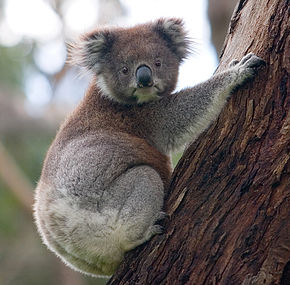
#> input picture demos/images/koala.jpg, 290 x 285 px
$ python images.py
#> lines starting #> are read from the running program, lines starting #| are printed output that depends on the picture
# -*- coding: utf-8 -*-
"""
Un peu de traitement d'images

@author: lcharleux
"""
import numpy as np
import matplotlib.pyplot as plt
import PIL
from matplotlib import cm

# path = "/home/lcharleux/Documents/Enseignement/Formations_Organisees/2016-01_Python_SISEO/demos/images/koala.jpg" # Chemin absolu
path = "images/koala.jpg" # Chemin relatif
im = PIL.Image.open(path)
#> im is the input picture: PIL image 290x285 RGB; mean R, G, B 115.7, 108.7, 105.8
R, G, B = im.split() # R = rouge, G = vert, B = bleu
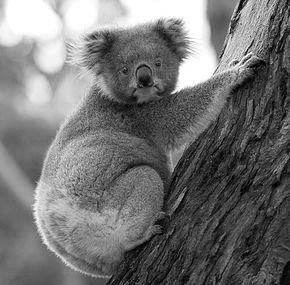
#> R: PIL image 290x285 L; min 0, max 255, mean 115.7
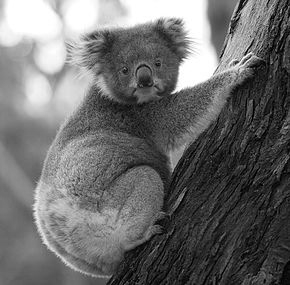
#> G: PIL image 290x285 L; min 0, max 255, mean 108.7
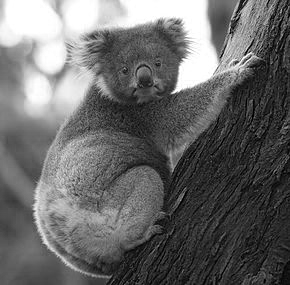
#> B: PIL image 290x285 L; min 0, max 255, mean 105.8
R = np.asarray(R, dtype = np.uint8)
G = np.asarray(G, dtype = np.uint8)
B = np.asarray(B, dtype = np.uint8)

fig = plt.figure("mes images")
plt.clf()
ax = fig.add_subplot(2,2,1)
ax.set_title("Red")
plt.imshow(R, cmap = cm.gray)
plt.grid()
plt.colorbar()
ax = fig.add_subplot(2,2,2)
ax.set_title("Green")
plt.imshow(G, cmap = cm.gray)
plt.grid()
plt.colorbar()
ax = fig.add_subplot(2,2,3)
ax.set_title("Blue")
plt.imshow(B, cmap = cm.gray)
plt.grid()
plt.colorbar()
plt.show()
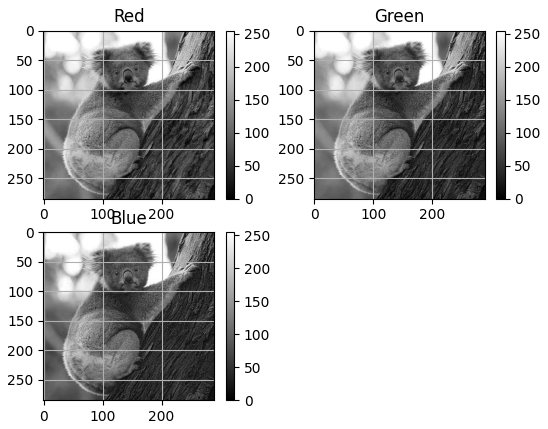
#> figure drawn by matplotlib, 6 panels
